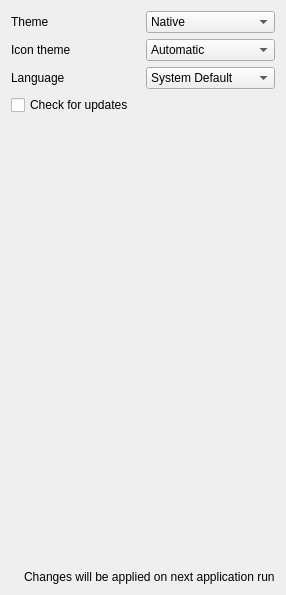
             <widget class="QWidget" name="tab_3">
              <attribute name="title">
               <string>General</string>
              </attribute>
              <layout class="QVBoxLayout" name="verticalLayout_7">
               <item>
                <layout class="QHBoxLayout" name="horizontalLayout_13">
                 <item>
                  <widget class="QLabel" name="label_12">
                   <property name="text">
                    <string>Theme</string>
                   </property>
                  </widget>
                 </item>
                 <item>
                  <widget class="QComboBox" name="themeComboBox">
                   <item>
                    <property name="text">
                     <string notr="true">Native</string>
                    </property>
                   </item>
                   <item>
                    <property name="text">
                     <string notr="true">Fusion</string>
                    </property>
                   </item>
                   <item>
                    <property name="text">
                     <string notr="true">Fusion Dark</string>
                    </property>
                   </item>
                  </widget>
                 </item>
                </layout>
               </item>
               <item>
                <layout class="QHBoxLayout" name="horizontalLayout_14">
                 <item>
                  <widget class="QLabel" name="label_13">
                   <property name="text">
                    <string>Icon theme</string>
                   </property>
                  </widget>
                 </item>
                 <item>
                  <widget class="QComboBox" name="iconThemeComboBox">
                   <item>
                    <property name="text">
                     <string>Automatic</string>
                    </property>
                   </item>
                   <item>
                    <property name="text">
                     <string>White</string>
                    </property>
                   </item>
                   <item>
                    <property name="text">
                     <string>Black</string>
                    </property>
                   </item>
                  </widget>
                 </item>
                </layout>
               </item>
               <item>
                <layout class="QHBoxLayout" name="horizontalLayout_Language">
                 <item>
                  <widget class="QLabel" name="label_Language">
                   <property name="text">
                    <string>Language</string>
                   </property>
                  </widget>
                 </item>
                 <item>
                  <widget class="QComboBox" name="languageComboBox">
                   <property name="toolTip">
                    <string>Select the interface language. Choose &quot;System Default&quot; to use the operating system locale. Changes will be applied on next application run.</string>
                   </property>
                   <item>
                    <property name="text">
                     <string>System Default</string>
                    </property>
                   </item>
                  </widget>
                 </item>
                </layout>
               </item>
               <item>
                <widget class="QCheckBox" name="checkForUpdatesCheckBox">
                 <property name="text">
                  <string>Check for updates</string>
                 </property>
                </widget>
               </item>
               <item>
                <spacer name="verticalSpacer_6">
                 <property name="orientation">
                  <enum>Qt::Orientation::Vertical</enum>
                 </property>
                 <property name="sizeHint" stdset="0">
                  <size>
                   <width>20</width>
                   <height>449</height>
                  </size>
                 </property>
                </spacer>
               </item>
               <item>
                <layout class="QHBoxLayout" name="emulationInfoLayout_5">
                 <item>
                  <widget class="QLabel" name="infoIconLabel_7">
                   <property name="sizePolicy">
                    <sizepolicy hsizetype="Minimum" vsizetype="Preferred">
                     <horstretch>0</horstretch>
                     <verstretch>0</verstretch>
                    </sizepolicy>
                   </property>
                   <property name="text">
                    <string/>
                   </property>
                   <property name="pixmap">
                    <pixmap>:/newPrefix/Resource/Info.ico</pixmap>
                   </property>
                   <property name="wordWrap">
                    <bool>false</bool>
                   </property>
                  </widget>
                 </item>
                 <item>
                  <widget class="QLabel" name="label_91">
                   <property name="sizePolicy">
                    <sizepolicy hsizetype="Expanding" vsizetype="Minimum">
                     <horstretch>0</horstretch>
                     <verstretch>0</verstretch>
                    </sizepolicy>
                   </property>
                   <property name="midLineWidth">
                    <number>1</number>
                   </property>
                   <property name="text">
                    <string>Changes will be applied on next application run</string>
                   </property>
                   <property name="textFormat">
                    <enum>Qt::TextFormat::PlainText</enum>
                   </property>
                  </widget>
                 </item>
                </layout>
               </item>
              </layout>
             </widget>
